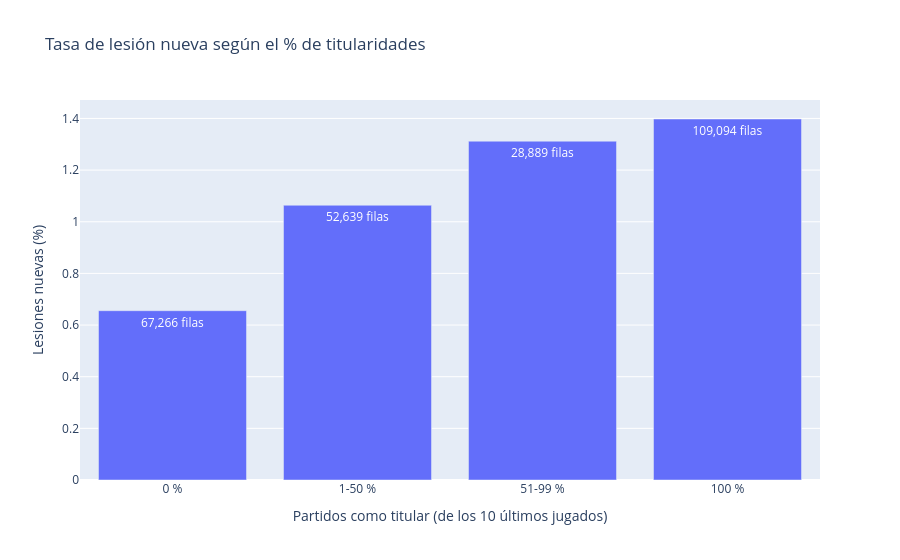

The notebook cell saved with this chart:
### Markdown cell above
**Resultado:** en las filas en riesgo no hay vacíos. La media es 0,56 y la mediana 0,70: algo más de la mitad de las filas son de jugadores que salen de titulares más de la mitad de las veces. Es lógico, porque los titulares juegan más partidos y casi nunca les falta el anterior, así que tienen más filas en riesgo.

**Comprobación de que no hay fuga de información:** Al Horford empezó la temporada 2023-24 saliendo desde el banquillo. El 25/10 su valor es 1,0 (sus 10 últimos partidos jugados de la temporada anterior fueron como titular), y baja 0,1 en cada partido como suplente: 0,9, 0,8, 0,7 y 0,6. El 04/11 sale de titular, pero su valor ese día (0,6) no incluye esa titularidad: la recoge el partido siguiente. El 06/11 sigue en 0,6 porque entra la titularidad del 04/11 y sale de la ventana una de la temporada anterior.

### Code cell
#COMPROBACION DE LAS DOS OPCIONES Y LA PRUEBA DE AYUDA A PREDECIR
# #PRIMERO: opción A, solo para comparar: los 10 partidos anteriores del jugador, contando las ausencias como "no titular"
share_all_games = df.groupby("personId")["is_starter"].transform(lambda s: s.shift(1).rolling(10, min_periods=1).mean())

#SEGUNDO: tasa de lesión por tramos de % de titularidades, con las dos opciones
share_bands = {"0 %": (-0.01, 0), "1-50 %": (0, 0.5), "51-99 %": (0.5, 0.99), "100 %": (0.99, 1)}
band_edges = [-0.01, 0, 0.5, 0.99, 1]
band_labels = list(share_bands.keys())

comparison = pd.DataFrame({
    "A: todos los partidos (%)": at_risk_rows["lesion_nueva"].groupby(
        pd.cut(share_all_games[at_risk_rows.index], band_edges, labels=band_labels), observed=True).mean() * 100,
    "B: solo partidos jugados (%)": at_risk_rows["lesion_nueva"].groupby(
        pd.cut(at_risk_rows["starter_share"], band_edges, labels=band_labels), observed=True).mean() * 100,
})
print(comparison.round(2))

#TERCERO: gráfico de la opción elegida (B)
starter_rate = at_risk_rows.groupby(
    pd.cut(at_risk_rows["starter_share"], band_edges, labels=band_labels), observed=True
)["lesion_nueva"].agg(["mean", "size"]).reset_index()
starter_rate.columns = ["starter_band", "injury_rate", "rows"]
starter_rate["injury_rate"] = starter_rate["injury_rate"] * 100

fig = px.bar(
    starter_rate, x="starter_band", y="injury_rate", text="rows",
        title="Tasa de lesión nueva según el % de titularidades",
    labels={"starter_band": "Partidos como titular (de los 10 últimos jugados)", "injury_rate": "Lesiones nuevas (%)"},
)
fig.update_traces(texttemplate="%{text:,} filas")
fig.show()

#CUARTO: relación con la carga de 14 días (los titulares juegan más minutos)
print("Correlación con load_14d:", round(at_risk_rows[["starter_share", "load_14d"]].corr().iloc[0, 1], 2))

### Figure 1 — Plotly figure (JSON) as saved in the notebook; plotly's stock layout.template omitted (floating-point values rounded to 4 significant figures)
{"data": [{"hovertemplate": "Partidos como titular (de los 10 últimos jugados)=%{x}<br>Lesiones nuevas (%)=%{y}<br>rows=%{text}<extra></extra>", "legendgroup": "", "marker": {"color": "#636efa", "pattern": {"shape": ""}}, "name": "", "orientation": "v", "showlegend": false, "text": [67270.0, 52640.0, 28890.0, 109100.0], "textposition": "auto", "texttemplate": "%{text:,} filas", "type": "bar", "x": ["0 %", "1-50 %", "51-99 %", "100 %"], "xaxis": "x", "y": [0.6556, 1.064, 1.312, 1.398], "yaxis": "y"}], "layout": {"barmode": "relative", "legend": {"tracegroupgap": 0}, "title": {"text": "Tasa de lesión nueva según el % de titularidades"}, "xaxis": {"anchor": "y", "domain": [0, 1], "title": {"text": "Partidos como titular (de los 10 últimos jugados)"}}, "yaxis": {"anchor": "x", "domain": [0, 1], "title": {"text": "Lesiones nuevas (%)"}}}}
